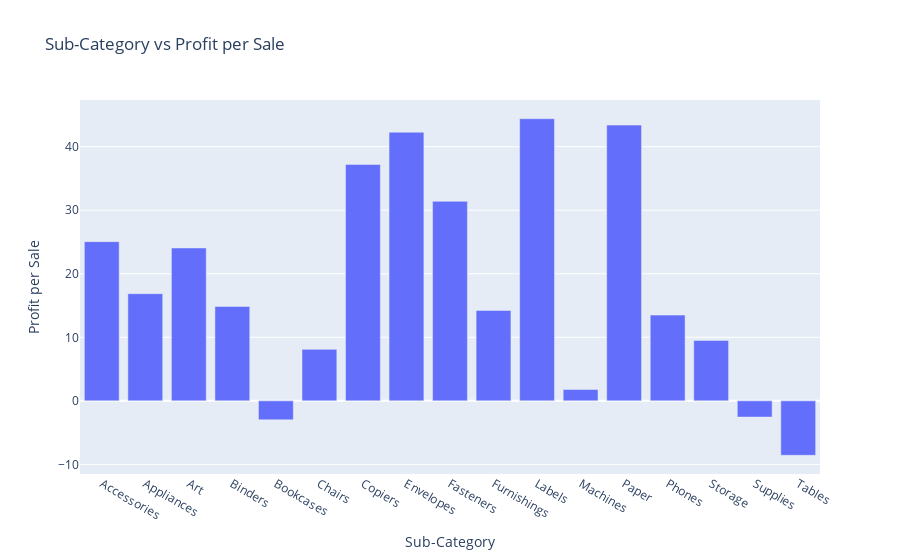

Notebook code cell kept with this figure:
### Code cell
grouped_df=df.groupby(by='Sub-Category')['Profit','Sales'].sum()
grouped_df['Profit per Sale']=(grouped_df['Profit']/grouped_df['Sales'])*100
px.bar(grouped_df,y=grouped_df['Profit per Sale'],title='Sub-Category vs Profit per Sale')

### Figure 1 — Plotly figure (JSON) as saved in the notebook; plotly's stock layout.template omitted (floating-point values rounded to 4 significant figures)
{"data": [{"alignmentgroup": "True", "hovertemplate": "Sub-Category=%{x}<br>Profit per Sale=%{y}<extra></extra>", "legendgroup": "", "marker": {"color": "#636efa", "pattern": {"shape": ""}}, "name": "", "offsetgroup": "", "orientation": "v", "showlegend": false, "textposition": "auto", "type": "bar", "x": ["Accessories", "Appliances", "Art", "Binders", "Bookcases", "Chairs", "Copiers", "Envelopes", "Fasteners", "Furnishings", "Labels", "Machines", "Paper", "Phones", "Storage", "Supplies", "Tables"], "xaxis": "x", "y": [25.06, 16.87, 24.06, 14.86, -2.977, 8.105, 37.2, 42.27, 31.4, 14.23, 44.4, 1.789, 43.39, 13.49, 9.511, -2.548, -8.564], "yaxis": "y"}], "layout": {"barmode": "relative", "legend": {"tracegroupgap": 0}, "title": {"text": "Sub-Category vs Profit per Sale"}, "xaxis": {"anchor": "y", "domain": [0, 1], "title": {"text": "Sub-Category"}}, "yaxis": {"anchor": "x", "domain": [0, 1], "title": {"text": "Profit per Sale"}}}}
